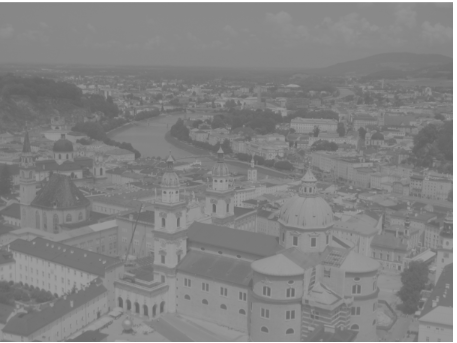
%> input picture assets/low_ContrastImage.png, 457 x 343 px
$ octave LowContrastEnhanc.m   (GNU Octave 9; MATLAB toolbox functions it lacks are replaced by stand-ins)
%> lines starting %> are read from the running program, lines starting %| are printed output that depends on the picture
LowContrastImg=rgb2gray(imread("E:/Matlab/assets/low_ContrastImage.png"));
%> LowContrastImg: size 343x457 uint8; min 97, max 255, mean 131.4

[R C]=size(LowContrastImg);
%> R = 343; C = 457
figure;imshow(LowContrastImg);

LowContrastImg=double(LowContrastImg);
%> LowContrastImg: size 343x457 double
Rmin=min(min(LowContrastImg));
%> Rmin = 97
Rmax=max(max(LowContrastImg));
%> Rmax = 255

EnhancedHighContr=zeros(R,C);
for i=1:R
    for j=1:C
        EnhancedHighContr(i, j)= (LowContrastImg(i, j) - Rmin)/(Rmax - Rmin)*255;
    end
end
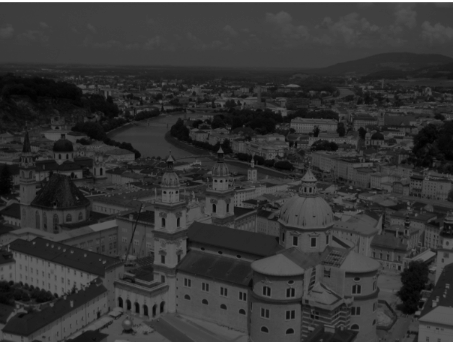
%> EnhancedHighContr: size 343x457 double; min 0, max 255, mean 55.5

figure;imshow(EnhancedHighContr,[]);
